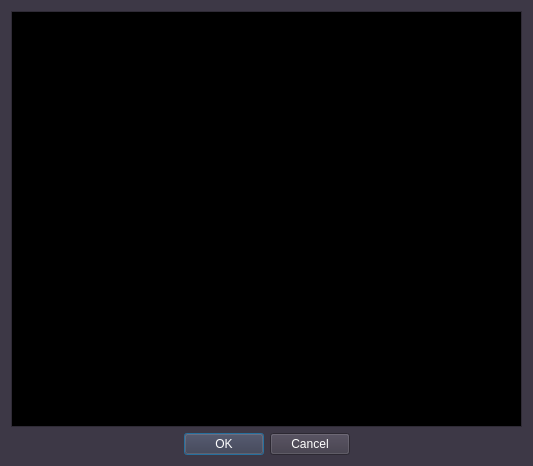
<?xml version="1.0" encoding="UTF-8"?>
<ui version="4.0">
 <class>load_game</class>
 <widget class="QDialog" name="load_game">
  <property name="geometry">
   <rect>
    <x>0</x>
    <y>0</y>
    <width>533</width>
    <height>466</height>
   </rect>
  </property>
  <property name="palette">
   <palette>
    <active>
     <colorrole role="WindowText">
      <brush brushstyle="SolidPattern">
       <color alpha="255">
        <red>255</red>
        <green>255</green>
        <blue>255</blue>
       </color>
      </brush>
     </colorrole>
     <colorrole role="Button">
      <brush brushstyle="SolidPattern">
       <color alpha="255">
        <red>61</red>
        <green>56</green>
        <blue>70</blue>
       </color>
      </brush>
     </colorrole>
     <colorrole role="Light">
      <brush brushstyle="SolidPattern">
       <color alpha="255">
        <red>92</red>
        <green>84</green>
        <blue>105</blue>
       </color>
      </brush>
     </colorrole>
     <colorrole role="Midlight">
      <brush brushstyle="SolidPattern">
       <color alpha="255">
        <red>76</red>
        <green>70</green>
        <blue>87</blue>
       </color>
      </brush>
     </colorrole>
     <colorrole role="Dark">
      <brush brushstyle="SolidPattern">
       <color alpha="255">
        <red>31</red>
        <green>28</green>
        <blue>35</blue>
       </color>
      </brush>
     </colorrole>
     <colorrole role="Mid">
      <brush brushstyle="SolidPattern">
       <color alpha="255">
        <red>41</red>
        <green>37</green>
        <blue>47</blue>
       </color>
      </brush>
     </colorrole>
     <colorrole role="Text">
      <brush brushstyle="SolidPattern">
       <color alpha="255">
        <red>255</red>
        <green>255</green>
        <blue>255</blue>
       </color>
      </brush>
     </colorrole>
     <colorrole role="BrightText">
      <brush brushstyle="SolidPattern">
       <color alpha="255">
        <red>255</red>
        <green>255</green>
        <blue>255</blue>
       </color>
      </brush>
     </colorrole>
     <colorrole role="ButtonText">
      <brush brushstyle="SolidPattern">
       <color alpha="255">
        <red>255</red>
        <green>255</green>
        <blue>255</blue>
       </color>
      </brush>
     </colorrole>
     <colorrole role="Base">
      <brush brushstyle="SolidPattern">
       <color alpha="255">
        <red>0</red>
        <green>0</green>
        <blue>0</blue>
       </color>
      </brush>
     </colorrole>
     <colorrole role="Window">
      <brush brushstyle="SolidPattern">
       <color alpha="255">
        <red>61</red>
        <green>56</green>
        <blue>70</blue>
       </color>
      </brush>
     </colorrole>
     <colorrole role="Shadow">
      <brush brushstyle="SolidPattern">
       <color alpha="255">
        <red>0</red>
        <green>0</green>
        <blue>0</blue>
       </color>
      </brush>
     </colorrole>
     <colorrole role="AlternateBase">
      <brush brushstyle="SolidPattern">
       <color alpha="255">
        <red>30</red>
        <green>28</green>
        <blue>35</blue>
       </color>
      </brush>
     </colorrole>
     <colorrole role="ToolTipBase">
      <brush brushstyle="SolidPattern">
       <color alpha="255">
        <red>255</red>
        <green>255</green>
        <blue>220</blue>
       </color>
      </brush>
     </colorrole>
     <colorrole role="ToolTipText">
      <brush brushstyle="SolidPattern">
       <color alpha="255">
        <red>0</red>
        <green>0</green>
        <blue>0</blue>
       </color>
      </brush>
     </colorrole>
     <colorrole role="PlaceholderText">
      <brush brushstyle="SolidPattern">
       <color alpha="127">
        <red>255</red>
        <green>255</green>
        <blue>255</blue>
       </color>
      </brush>
     </colorrole>
     <colorrole role="Accent">
      <brush brushstyle="SolidPattern">
       <color alpha="255">
        <red>0</red>
        <green>0</green>
        <blue>0</blue>
       </color>
      </brush>
     </colorrole>
    </active>
    <inactive>
     <colorrole role="WindowText">
      <brush brushstyle="SolidPattern">
       <color alpha="255">
        <red>255</red>
        <green>255</green>
        <blue>255</blue>
       </color>
      </brush>
     </colorrole>
     <colorrole role="Button">
      <brush brushstyle="SolidPattern">
       <color alpha="255">
        <red>61</red>
        <green>56</green>
        <blue>70</blue>
       </color>
      </brush>
     </colorrole>
     <colorrole role="Light">
      <brush brushstyle="SolidPattern">
       <color alpha="255">
        <red>92</red>
        <green>84</green>
        <blue>105</blue>
       </color>
      </brush>
     </colorrole>
     <colorrole role="Midlight">
      <brush brushstyle="SolidPattern">
       <color alpha="255">
        <red>76</red>
        <green>70</green>
        <blue>87</blue>
       </color>
      </brush>
     </colorrole>
     <colorrole role="Dark">
      <brush brushstyle="SolidPattern">
       <color alpha="255">
        <red>31</red>
        <green>28</green>
        <blue>35</blue>
       </color>
      </brush>
     </colorrole>
     <colorrole role="Mid">
      <brush brushstyle="SolidPattern">
       <color alpha="255">
        <red>41</red>
        <green>37</green>
        <blue>47</blue>
       </color>
      </brush>
     </colorrole>
     <colorrole role="Text">
      <brush brushstyle="SolidPattern">
       <color alpha="255">
        <red>255</red>
        <green>255</green>
        <blue>255</blue>
       </color>
      </brush>
     </colorrole>
     <colorrole role="BrightText">
      <brush brushstyle="SolidPattern">
       <color alpha="255">
        <red>255</red>
        <green>255</green>
        <blue>255</blue>
       </color>
      </brush>
     </colorrole>
     <colorrole role="ButtonText">
      <brush brushstyle="SolidPattern">
       <color alpha="255">
        <red>255</red>
        <green>255</green>
        <blue>255</blue>
       </color>
      </brush>
     </colorrole>
     <colorrole role="Base">
      <brush brushstyle="SolidPattern">
       <color alpha="255">
        <red>0</red>
        <green>0</green>
        <blue>0</blue>
       </color>
      </brush>
     </colorrole>
     <colorrole role="Window">
      <brush brushstyle="SolidPattern">
       <color alpha="255">
        <red>61</red>
        <green>56</green>
        <blue>70</blue>
       </color>
      </brush>
     </colorrole>
     <colorrole role="Shadow">
      <brush brushstyle="SolidPattern">
       <color alpha="255">
        <red>0</red>
        <green>0</green>
        <blue>0</blue>
       </color>
      </brush>
     </colorrole>
     <colorrole role="AlternateBase">
      <brush brushstyle="SolidPattern">
       <color alpha="255">
        <red>30</red>
        <green>28</green>
        <blue>35</blue>
       </color>
      </brush>
     </colorrole>
     <colorrole role="ToolTipBase">
      <brush brushstyle="SolidPattern">
       <color alpha="255">
        <red>255</red>
        <green>255</green>
        <blue>220</blue>
       </color>
      </brush>
     </colorrole>
     <colorrole role="ToolTipText">
      <brush brushstyle="SolidPattern">
       <color alpha="255">
        <red>0</red>
        <green>0</green>
        <blue>0</blue>
       </color>
      </brush>
     </colorrole>
     <colorrole role="PlaceholderText">
      <brush brushstyle="SolidPattern">
       <color alpha="127">
        <red>255</red>
        <green>255</green>
        <blue>255</blue>
       </color>
      </brush>
     </colorrole>
     <colorrole role="Accent">
      <brush brushstyle="SolidPattern">
       <color alpha="255">
        <red>0</red>
        <green>0</green>
        <blue>0</blue>
       </color>
      </brush>
     </colorrole>
    </inactive>
    <disabled>
     <colorrole role="WindowText">
      <brush brushstyle="SolidPattern">
       <color alpha="255">
        <red>31</red>
        <green>28</green>
        <blue>35</blue>
       </color>
      </brush>
     </colorrole>
     <colorrole role="Button">
      <brush brushstyle="SolidPattern">
       <color alpha="255">
        <red>61</red>
        <green>56</green>
        <blue>70</blue>
       </color>
      </brush>
     </colorrole>
     <colorrole role="Light">
      <brush brushstyle="SolidPattern">
       <color alpha="255">
        <red>92</red>
        <green>84</green>
        <blue>105</blue>
       </color>
      </brush>
     </colorrole>
     <colorrole role="Midlight">
      <brush brushstyle="SolidPattern">
       <color alpha="255">
        <red>76</red>
        <green>70</green>
        <blue>87</blue>
       </color>
      </brush>
     </colorrole>
     <colorrole role="Dark">
      <brush brushstyle="SolidPattern">
       <color alpha="255">
        <red>31</red>
        <green>28</green>
        <blue>35</blue>
       </color>
      </brush>
     </colorrole>
     <colorrole role="Mid">
      <brush brushstyle="SolidPattern">
       <color alpha="255">
        <red>41</red>
        <green>37</green>
        <blue>47</blue>
       </color>
      </brush>
     </colorrole>
     <colorrole role="Text">
      <brush brushstyle="SolidPattern">
       <color alpha="255">
        <red>31</red>
        <green>28</green>
        <blue>35</blue>
       </color>
      </brush>
     </colorrole>
     <colorrole role="BrightText">
      <brush brushstyle="SolidPattern">
       <color alpha="255">
        <red>255</red>
        <green>255</green>
        <blue>255</blue>
       </color>
      </brush>
     </colorrole>
     <colorrole role="ButtonText">
      <brush brushstyle="SolidPattern">
       <color alpha="255">
        <red>31</red>
        <green>28</green>
        <blue>35</blue>
       </color>
      </brush>
     </colorrole>
     <colorrole role="Base">
      <brush brushstyle="SolidPattern">
       <color alpha="255">
        <red>61</red>
        <green>56</green>
        <blue>70</blue>
       </color>
      </brush>
     </colorrole>
     <colorrole role="Window">
      <brush brushstyle="SolidPattern">
       <color alpha="255">
        <red>61</red>
        <green>56</green>
        <blue>70</blue>
       </color>
      </brush>
     </colorrole>
     <colorrole role="Shadow">
      <brush brushstyle="SolidPattern">
       <color alpha="255">
        <red>0</red>
        <green>0</green>
        <blue>0</blue>
       </color>
      </brush>
     </colorrole>
     <colorrole role="AlternateBase">
      <brush brushstyle="SolidPattern">
       <color alpha="255">
        <red>61</red>
        <green>56</green>
        <blue>70</blue>
       </color>
      </brush>
     </colorrole>
     <colorrole role="ToolTipBase">
      <brush brushstyle="SolidPattern">
       <color alpha="255">
        <red>255</red>
        <green>255</green>
        <blue>220</blue>
       </color>
      </brush>
     </colorrole>
     <colorrole role="ToolTipText">
      <brush brushstyle="SolidPattern">
       <color alpha="255">
        <red>0</red>
        <green>0</green>
        <blue>0</blue>
       </color>
      </brush>
     </colorrole>
     <colorrole role="PlaceholderText">
      <brush brushstyle="SolidPattern">
       <color alpha="127">
        <red>31</red>
        <green>28</green>
        <blue>35</blue>
       </color>
      </brush>
     </colorrole>
     <colorrole role="Accent">
      <brush brushstyle="SolidPattern">
       <color alpha="255">
        <red>43</red>
        <green>39</green>
        <blue>49</blue>
       </color>
      </brush>
     </colorrole>
    </disabled>
   </palette>
  </property>
  <property name="windowTitle">
   <string>Dialog</string>
  </property>
  <layout class="QGridLayout" name="gridLayout">
   <item row="1" column="0">
    <spacer name="horizontalSpacer">
     <property name="orientation">
      <enum>Qt::Orientation::Horizontal</enum>
     </property>
     <property name="sizeHint" stdset="0">
      <size>
       <width>40</width>
       <height>20</height>
      </size>
     </property>
    </spacer>
   </item>
   <item row="1" column="1">
    <widget class="QDialogButtonBox" name="buttonBox">
     <property name="orientation">
      <enum>Qt::Orientation::Horizontal</enum>
     </property>
     <property name="standardButtons">
      <set>QDialogButtonBox::StandardButton::Cancel|QDialogButtonBox::StandardButton::Ok</set>
     </property>
     <property name="centerButtons">
      <bool>false</bool>
     </property>
    </widget>
   </item>
   <item row="1" column="2">
    <spacer name="horizontalSpacer_2">
     <property name="orientation">
      <enum>Qt::Orientation::Horizontal</enum>
     </property>
     <property name="sizeHint" stdset="0">
      <size>
       <width>40</width>
       <height>20</height>
      </size>
     </property>
    </spacer>
   </item>
   <item row="0" column="0" colspan="3">
    <widget class="QTableView" name="tableView"/>
   </item>
  </layout>
 </widget>
 <resources/>
 <connections>
  <connection>
   <sender>buttonBox</sender>
   <signal>accepted()</signal>
   <receiver>load_game</receiver>
   <slot>accept()</slot>
   <hints>
    <hint type="sourcelabel">
     <x>248</x>
     <y>254</y>
    </hint>
    <hint type="destinationlabel">
     <x>157</x>
     <y>274</y>
    </hint>
   </hints>
  </connection>
  <connection>
   <sender>buttonBox</sender>
   <signal>rejected()</signal>
   <receiver>load_game</receiver>
   <slot>reject()</slot>
   <hints>
    <hint type="sourcelabel">
     <x>316</x>
     <y>260</y>
    </hint>
    <hint type="destinationlabel">
     <x>286</x>
     <y>274</y>
    </hint>
   </hints>
  </connection>
 </connections>
</ui>
